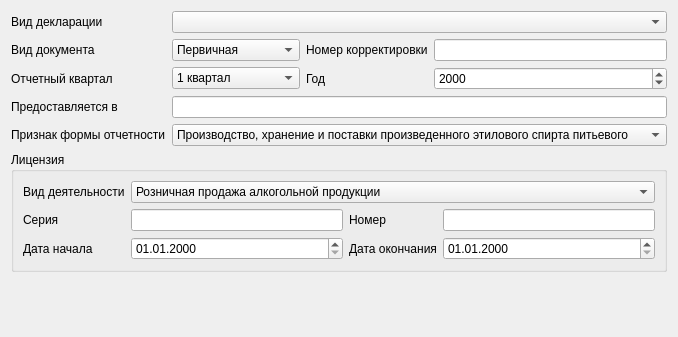
<?xml version="1.0" encoding="UTF-8"?>
<ui version="4.0">
 <class>WizardPageDeclProperties</class>
 <widget class="QWizardPage" name="WizardPageDeclProperties">
  <property name="geometry">
   <rect>
    <x>0</x>
    <y>0</y>
    <width>559</width>
    <height>337</height>
   </rect>
  </property>
  <property name="windowTitle">
   <string>WizardPage</string>
  </property>
  <property name="title">
   <string>Данные декларации</string>
  </property>
  <layout class="QVBoxLayout" name="verticalLayout">
   <item>
    <layout class="QGridLayout" name="gridLayout_5">
     <item row="4" column="0">
      <widget class="QLabel" name="label_26">
       <property name="text">
        <string>Признак формы отчетности</string>
       </property>
      </widget>
     </item>
     <item row="2" column="0">
      <widget class="QLabel" name="label_24">
       <property name="text">
        <string>Отчетный квартал</string>
       </property>
      </widget>
     </item>
     <item row="1" column="3">
      <widget class="QLineEdit" name="declCorrNumber"/>
     </item>
     <item row="2" column="3">
      <widget class="QDateEdit" name="declYear">
       <property name="displayFormat">
        <string>yyyy</string>
       </property>
      </widget>
     </item>
     <item row="0" column="0">
      <widget class="QLabel" name="label_21">
       <property name="text">
        <string>Вид декларации</string>
       </property>
      </widget>
     </item>
     <item row="0" column="1" colspan="3">
      <widget class="QComboBox" name="declType"/>
     </item>
     <item row="1" column="1">
      <widget class="QComboBox" name="declDocType">
       <item>
        <property name="text">
         <string>Первичная</string>
        </property>
       </item>
       <item>
        <property name="text">
         <string>Корректирующая</string>
        </property>
       </item>
      </widget>
     </item>
     <item row="1" column="0">
      <widget class="QLabel" name="label_22">
       <property name="text">
        <string>Вид документа</string>
       </property>
      </widget>
     </item>
     <item row="1" column="2">
      <widget class="QLabel" name="label_23">
       <property name="text">
        <string>Номер корректировки</string>
       </property>
      </widget>
     </item>
     <item row="2" column="2">
      <widget class="QLabel" name="label_25">
       <property name="text">
        <string>Год</string>
       </property>
      </widget>
     </item>
     <item row="4" column="1" colspan="3">
      <widget class="QComboBox" name="declSign">
       <item>
        <property name="text">
         <string>Производство, хранение и поставки произведенного этилового спирта питьевого</string>
        </property>
       </item>
       <item>
        <property name="text">
         <string>Производство, хранение и поставки произведенных спиртных напитков</string>
        </property>
       </item>
       <item>
        <property name="text">
         <string>Производство, хранение и поставки произведенных вин</string>
        </property>
       </item>
       <item>
        <property name="text">
         <string>Другой вид деятельности</string>
        </property>
       </item>
      </widget>
     </item>
     <item row="3" column="0">
      <widget class="QLabel" name="label_27">
       <property name="text">
        <string>Предоставляется в</string>
       </property>
      </widget>
     </item>
     <item row="3" column="1" colspan="3">
      <widget class="QLineEdit" name="declProvidedFor">
       <property name="text">
        <string/>
       </property>
      </widget>
     </item>
     <item row="2" column="1">
      <widget class="QComboBox" name="declQuarter">
       <item>
        <property name="text">
         <string>1 квартал</string>
        </property>
       </item>
       <item>
        <property name="text">
         <string>2 квартал</string>
        </property>
       </item>
       <item>
        <property name="text">
         <string>3 квартал</string>
        </property>
       </item>
       <item>
        <property name="text">
         <string>4 квартал</string>
        </property>
       </item>
      </widget>
     </item>
    </layout>
   </item>
   <item>
    <widget class="QGroupBox" name="groupBox_4">
     <property name="title">
      <string>Лицензия</string>
     </property>
     <layout class="QVBoxLayout" name="verticalLayout_8">
      <item>
       <layout class="QGridLayout" name="gridLayout_4">
        <item row="1" column="2">
         <widget class="QLabel" name="label_18">
          <property name="text">
           <string>Номер</string>
          </property>
         </widget>
        </item>
        <item row="1" column="1">
         <widget class="QLineEdit" name="licSerial"/>
        </item>
        <item row="1" column="0">
         <widget class="QLabel" name="label_17">
          <property name="text">
           <string>Серия</string>
          </property>
         </widget>
        </item>
        <item row="1" column="3">
         <widget class="QLineEdit" name="licNumber"/>
        </item>
        <item row="0" column="1" colspan="3">
         <widget class="QComboBox" name="licType">
          <item>
           <property name="text">
            <string>Розничная продажа алкогольной продукции</string>
           </property>
          </item>
         </widget>
        </item>
        <item row="0" column="0">
         <widget class="QLabel" name="label_16">
          <property name="text">
           <string>Вид деятельности</string>
          </property>
         </widget>
        </item>
        <item row="2" column="0">
         <widget class="QLabel" name="label_19">
          <property name="text">
           <string>Дата начала</string>
          </property>
         </widget>
        </item>
        <item row="2" column="1">
         <widget class="QDateEdit" name="licStart">
          <property name="displayFormat">
           <string>dd.MM.yyyy</string>
          </property>
         </widget>
        </item>
        <item row="2" column="2">
         <widget class="QLabel" name="label_20">
          <property name="text">
           <string>Дата окончания</string>
          </property>
         </widget>
        </item>
        <item row="2" column="3">
         <widget class="QDateEdit" name="licEnd">
          <property name="displayFormat">
           <string>dd.MM.yyyy</string>
          </property>
         </widget>
        </item>
       </layout>
      </item>
     </layout>
    </widget>
   </item>
   <item>
    <spacer name="verticalSpacer">
     <property name="orientation">
      <enum>Qt::Vertical</enum>
     </property>
     <property name="sizeHint" stdset="0">
      <size>
       <width>20</width>
       <height>40</height>
      </size>
     </property>
    </spacer>
   </item>
  </layout>
 </widget>
 <tabstops>
  <tabstop>declType</tabstop>
  <tabstop>declDocType</tabstop>
  <tabstop>declCorrNumber</tabstop>
  <tabstop>declYear</tabstop>
  <tabstop>declProvidedFor</tabstop>
  <tabstop>declSign</tabstop>
  <tabstop>licType</tabstop>
  <tabstop>licSerial</tabstop>
  <tabstop>licNumber</tabstop>
  <tabstop>licStart</tabstop>
  <tabstop>licEnd</tabstop>
 </tabstops>
 <resources/>
 <connections/>
</ui>
